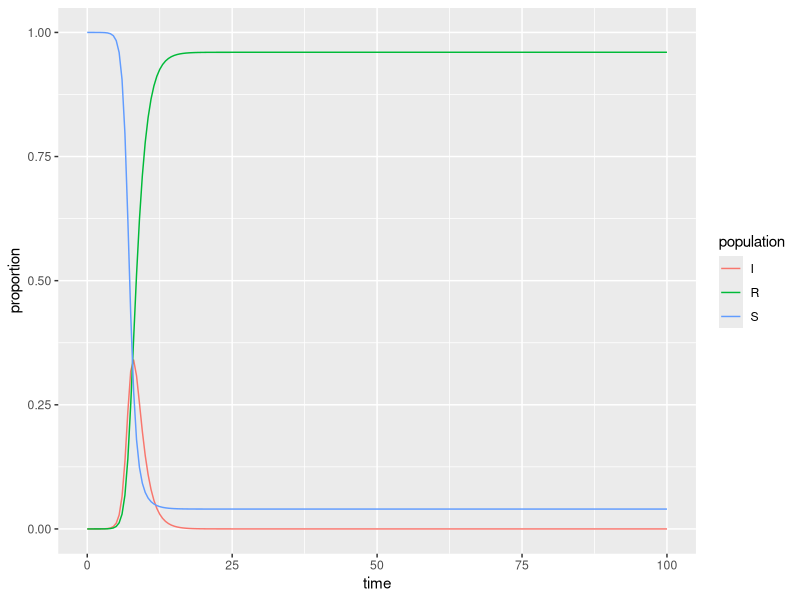

This chart was generated by the following R code:
## ---- chunk 1
#| message: false
#| warning: false
library(tidyverse)
library(deSolve)
## ---- chunk 2
# Proportion in each compartment: Susceptible 0.999999, Infected 0.000001, Recovered 0 (these are directly from the example linked above) ----
init <- c(S = 1-1e-6, I = 1e-6, R = 0.0)

# beta: infection parameter; gamma: recovery parameter ----
parameters <- c(beta = 2.639, gamma = 0.787) #changed parameter values

# time frame ----
times <- seq(0, 100, by = 0.5)
## ---- chunk 3
# Build the function with all ----
sir <- function(time, init, parameters) {

  with(as.list(c(init, parameters)), {
    dS <- -beta * S * I
    dI <-  beta * S * I - gamma * I
    dR <-  gamma * I
    
    return(list(c(dS, dI, dR)))
    
  })
  
}
## ---- chunk 4
# Solve using `deSolve::ode()` ----
approximation <- ode(y = init, times = times, func = sir, parms = parameters)
## ---- chunk 5
# Get output into a data frame ----
approx_df <- as.data.frame(approximation)

# Pivot longer so R will do the work for us ----
approx_long <- approx_df %>% 
  pivot_longer(cols = S:R, names_to = "population", values_to = "proportion")
## ---- chunk 6
ggplot(data = approx_long, aes(x = time, y = proportion)) +
  geom_line(aes(color = population))
